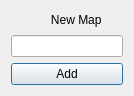
<?xml version="1.0" encoding="UTF-8"?>
<ui version="4.0">
 <class>Dialog</class>
 <widget class="QDialog" name="Dialog">
  <property name="geometry">
   <rect>
    <x>0</x>
    <y>0</y>
    <width>134</width>
    <height>96</height>
   </rect>
  </property>
  <property name="windowTitle">
   <string>Dialog</string>
  </property>
  <layout class="QVBoxLayout" name="verticalLayout">
   <item>
    <widget class="QLabel" name="label">
     <property name="text">
      <string>            New Map</string>
     </property>
    </widget>
   </item>
   <item>
    <widget class="QLineEdit" name="lineEdit"/>
   </item>
   <item>
    <widget class="QPushButton" name="pushButton">
     <property name="text">
      <string>Add</string>
     </property>
    </widget>
   </item>
  </layout>
 </widget>
 <resources/>
 <connections/>
</ui>
